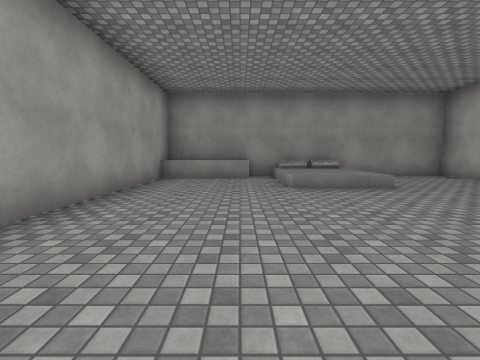
View 1 (above)

12 first-person views from a walk through a scene from a Unity 3-D project. The camera is 1.3 m above the floor, tilts 6° down and sees 90° across. The floor is counted in squares, 2 m on a side. Each view is taken from the middle of a square. On the plan, view 1 faces up. The plan holds only what a view shows up to about 9 squares ahead; the rest is blank. The place goes on beyond the plan. Surface patterns are stand-ins for the level's own textures.

View 2
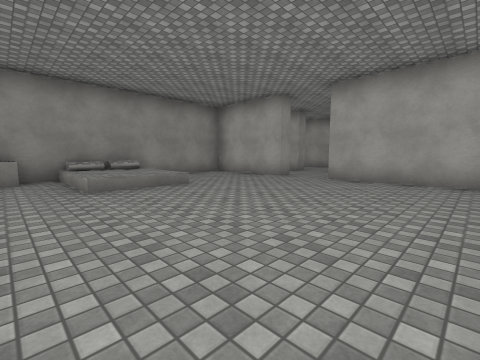

View 3
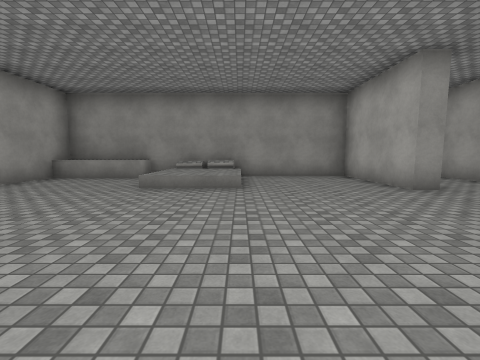

View 4
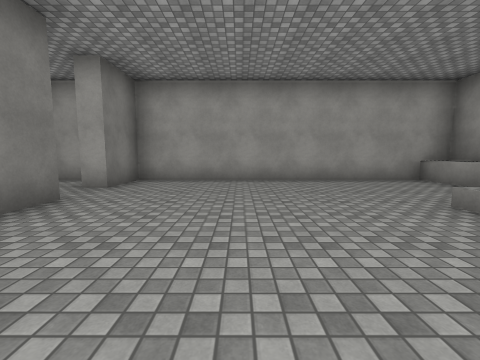

View 5
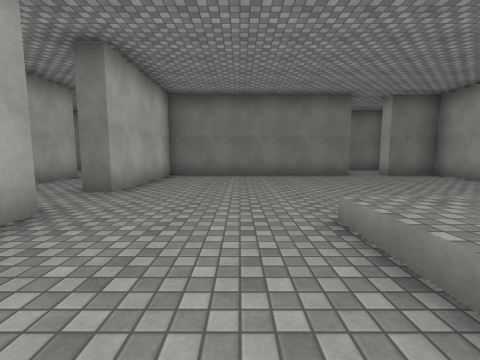

View 6
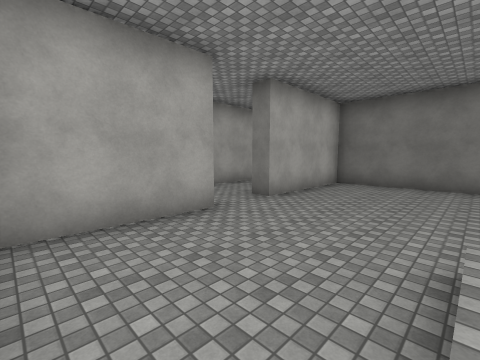

View 7
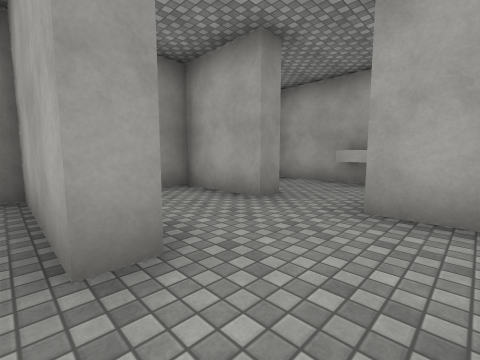

View 8
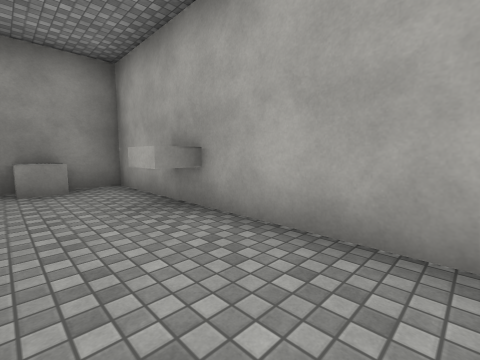

View 9
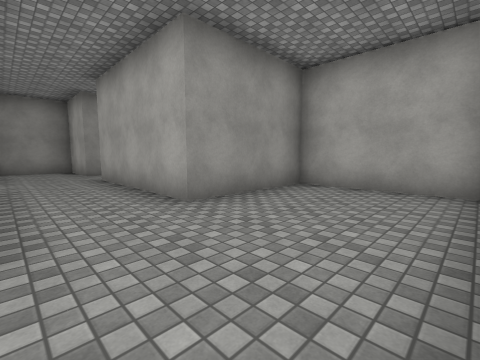

View 10
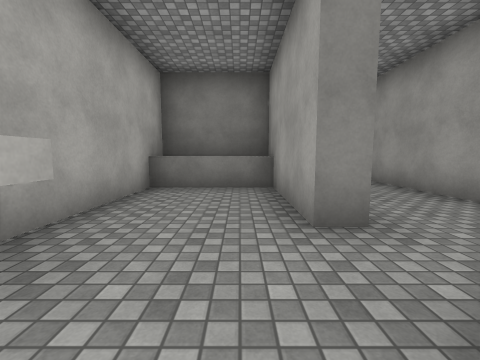

View 11
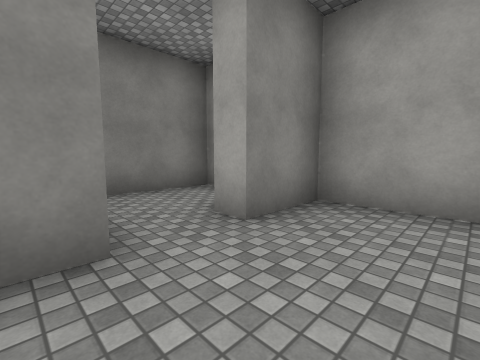

View 12
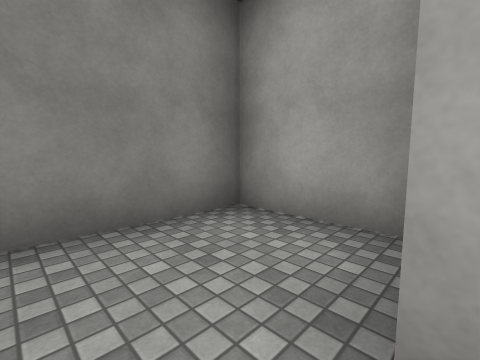

### Floor plan
Key: @ floor where view 1 was taken; # wall or solid block; . main floor; : floor 0.5 m higher than the main floor; / step, stairs or slope; ^ raised ledge; O other object.
Columns run from 3 left of view 1 to 12 right of it. Each row starts with its distance up from view 1.
  8  ###############
  7 ##^^///...#.#O.#
  6 #.../:/...#.#..#
  5 #.../:/...#...O#
  4 #..............#
  3 #...........#..#
  2 #.........#.#..#
  1 #.........#.#^^#
  0 #..@......#.####
 -1 ###.#######....#
 -2 #...      .....#
 -3 #...      .....#
 -4 ####

Where each view was taken, in squares from view 1:
view 1: 0 up, 0 right, facing up
view 2: 0 up, 0 right, facing up-right
view 3: 0 up, 3 right, facing up
view 4: 2 up, 4 right, facing left
view 5: 7 up, 4 right, facing down
view 6: 7 up, 3 right, facing down-right
view 7: 3 up, 6 right, facing up-right
view 8: 2 up, 10 right, facing up-right
view 9: 3 down, 7 right, facing up-right
view 10: 6 up, 10 right, facing down
view 11: 1 up, 1 right, facing down-left
view 12: 1 down, 0 right, facing down-left
